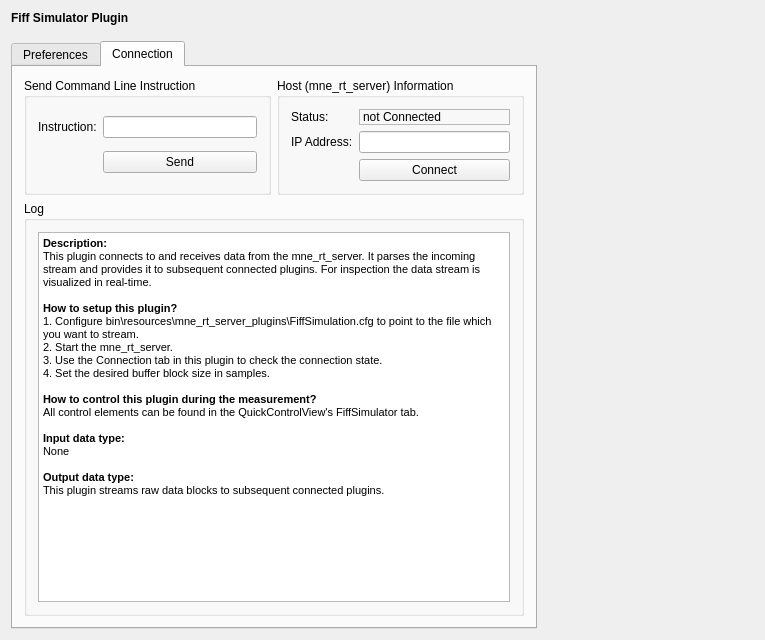
<?xml version="1.0" encoding="UTF-8"?>
<ui version="4.0">
 <class>FiffSimulatorSetupWidgetClass</class>
 <widget class="QWidget" name="FiffSimulatorSetupWidgetClass">
  <property name="geometry">
   <rect>
    <x>0</x>
    <y>0</y>
    <width>765</width>
    <height>640</height>
   </rect>
  </property>
  <property name="windowTitle">
   <string>RTServerSetupClass</string>
  </property>
  <layout class="QVBoxLayout" name="verticalLayout">
   <item>
    <widget class="QLabel" name="label">
     <property name="font">
      <font>
       <weight>75</weight>
       <bold>true</bold>
      </font>
     </property>
     <property name="text">
      <string>Fiff Simulator Plugin</string>
     </property>
    </widget>
   </item>
   <item>
    <spacer name="verticalSpacer_2">
     <property name="orientation">
      <enum>Qt::Vertical</enum>
     </property>
     <property name="sizeType">
      <enum>QSizePolicy::Fixed</enum>
     </property>
     <property name="sizeHint" stdset="0">
      <size>
       <width>20</width>
       <height>10</height>
      </size>
     </property>
    </spacer>
   </item>
   <item>
    <widget class="QTabWidget" name="tabWidget">
     <property name="sizePolicy">
      <sizepolicy hsizetype="Maximum" vsizetype="Expanding">
       <horstretch>0</horstretch>
       <verstretch>0</verstretch>
      </sizepolicy>
     </property>
     <property name="currentIndex">
      <number>1</number>
     </property>
     <widget class="QWidget" name="tab_pref">
      <attribute name="title">
       <string>Preferences</string>
      </attribute>
      <layout class="QVBoxLayout" name="verticalLayout_2">
       <item>
        <layout class="QGridLayout" name="m_qGridLayout_main">
         <property name="spacing">
          <number>3</number>
         </property>
         <item row="0" column="0">
          <widget class="QGroupBox" name="m_qGroupBox_MneRtClientProperties">
           <property name="title">
            <string>Properties</string>
           </property>
           <layout class="QGridLayout" name="gridLayout">
            <item row="4" column="0">
             <widget class="QLabel" name="m_qLabel_sps_description">
              <property name="sizePolicy">
               <sizepolicy hsizetype="Minimum" vsizetype="Minimum">
                <horstretch>0</horstretch>
                <verstretch>0</verstretch>
               </sizepolicy>
              </property>
              <property name="layoutDirection">
               <enum>Qt::LeftToRight</enum>
              </property>
              <property name="text">
               <string>Sampling Rate [sps]:</string>
              </property>
             </widget>
            </item>
            <item row="4" column="1">
             <widget class="QLabel" name="m_qLabel_sps">
              <property name="frameShape">
               <enum>QFrame::StyledPanel</enum>
              </property>
              <property name="text">
               <string/>
              </property>
             </widget>
            </item>
            <item row="3" column="1">
             <widget class="QLineEdit" name="m_qLineEdit_BufferSize">
              <property name="text">
               <string/>
              </property>
             </widget>
            </item>
            <item row="3" column="0">
             <widget class="QLabel" name="m_qLabel_BufferSize">
              <property name="text">
               <string>Buffer [samples]:</string>
              </property>
             </widget>
            </item>
           </layout>
          </widget>
         </item>
         <item row="1" column="0">
          <widget class="QTextBrowser" name="textBrowser">
           <property name="html">
            <string>&lt;!DOCTYPE HTML PUBLIC &quot;-//W3C//DTD HTML 4.0//EN&quot; &quot;http://www.w3.org/TR/REC-html40/strict.dtd&quot;&gt;
&lt;html&gt;&lt;head&gt;&lt;meta name=&quot;qrichtext&quot; content=&quot;1&quot; /&gt;&lt;style type=&quot;text/css&quot;&gt;
p, li { white-space: pre-wrap; }
&lt;/style&gt;&lt;/head&gt;&lt;body style=&quot; font-family:'MS Shell Dlg 2'; font-size:8.25pt; font-weight:400; font-style:normal;&quot;&gt;
&lt;p style=&quot; margin-top:0px; margin-bottom:0px; margin-left:0px; margin-right:0px; -qt-block-indent:0; text-indent:0px;&quot;&gt;&lt;span style=&quot; font-size:8pt; font-weight:600;&quot;&gt;How to use this plugin?&lt;/span&gt;&lt;/p&gt;
&lt;p style=&quot; margin-top:0px; margin-bottom:0px; margin-left:0px; margin-right:0px; -qt-block-indent:0; text-indent:0px;&quot;&gt;&lt;span style=&quot; font-size:8pt;&quot;&gt;1. start mne_rt_server&lt;/span&gt;&lt;/p&gt;
&lt;p style=&quot; margin-top:0px; margin-bottom:0px; margin-left:0px; margin-right:0px; -qt-block-indent:0; text-indent:0px;&quot;&gt;&lt;span style=&quot; font-size:8pt;&quot;&gt;2. drag this plug-in to the stage&lt;/span&gt;&lt;/p&gt;&lt;/body&gt;&lt;/html&gt;</string>
           </property>
          </widget>
         </item>
         <item row="2" column="0">
          <spacer name="horizontalSpacer_2">
           <property name="orientation">
            <enum>Qt::Horizontal</enum>
           </property>
           <property name="sizeType">
            <enum>QSizePolicy::Minimum</enum>
           </property>
           <property name="sizeHint" stdset="0">
            <size>
             <width>500</width>
             <height>20</height>
            </size>
           </property>
          </spacer>
         </item>
        </layout>
       </item>
      </layout>
     </widget>
     <widget class="QWidget" name="tab_con">
      <attribute name="title">
       <string>Connection</string>
      </attribute>
      <layout class="QVBoxLayout" name="verticalLayout_3">
       <item>
        <layout class="QGridLayout" name="gridLayout_3">
         <item row="3" column="1">
          <widget class="QGroupBox" name="m_qGroupBox_log">
           <property name="title">
            <string>Log</string>
           </property>
           <layout class="QGridLayout" name="gridLayout_4">
            <item row="0" column="0">
             <widget class="QTextBrowser" name="m_qTextBrowser_ServerMessage">
              <property name="html">
               <string>&lt;!DOCTYPE HTML PUBLIC &quot;-//W3C//DTD HTML 4.0//EN&quot; &quot;http://www.w3.org/TR/REC-html40/strict.dtd&quot;&gt;
&lt;html&gt;&lt;head&gt;&lt;meta name=&quot;qrichtext&quot; content=&quot;1&quot; /&gt;&lt;style type=&quot;text/css&quot;&gt;
p, li { white-space: pre-wrap; }
&lt;/style&gt;&lt;/head&gt;&lt;body style=&quot; font-family:'MS Shell Dlg 2'; font-size:8.25pt; font-weight:400; font-style:normal;&quot;&gt;
&lt;p style=&quot; margin-top:0px; margin-bottom:0px; margin-left:0px; margin-right:0px; -qt-block-indent:0; text-indent:0px;&quot;&gt;&lt;span style=&quot; font-weight:600;&quot;&gt;Description:&lt;/span&gt;&lt;/p&gt;
&lt;p style=&quot; margin-top:0px; margin-bottom:0px; margin-left:0px; margin-right:0px; -qt-block-indent:0; text-indent:0px;&quot;&gt;This plugin connects to and receives data from the mne_rt_server. It parses the incoming stream and provides it to subsequent connected plugins. For inspection the data stream is visualized in real-time.&lt;/p&gt;
&lt;p style=&quot;-qt-paragraph-type:empty; margin-top:0px; margin-bottom:0px; margin-left:0px; margin-right:0px; -qt-block-indent:0; text-indent:0px;&quot;&gt;&lt;br /&gt;&lt;/p&gt;
&lt;p style=&quot; margin-top:0px; margin-bottom:0px; margin-left:0px; margin-right:0px; -qt-block-indent:0; text-indent:0px;&quot;&gt;&lt;span style=&quot; font-weight:600;&quot;&gt;How to setup this plugin?&lt;/span&gt;&lt;/p&gt;
&lt;p style=&quot; margin-top:0px; margin-bottom:0px; margin-left:0px; margin-right:0px; -qt-block-indent:0; text-indent:0px;&quot;&gt;1. Configure bin\resources\mne_rt_server_plugins\FiffSimulation.cfg to point to the file which you want to stream.&lt;/p&gt;
&lt;p style=&quot; margin-top:0px; margin-bottom:0px; margin-left:0px; margin-right:0px; -qt-block-indent:0; text-indent:0px;&quot;&gt;2. Start the mne_rt_server.&lt;/p&gt;
&lt;p style=&quot; margin-top:0px; margin-bottom:0px; margin-left:0px; margin-right:0px; -qt-block-indent:0; text-indent:0px;&quot;&gt;3. Use the Connection tab in this plugin to check the connection state.&lt;/p&gt;
&lt;p style=&quot; margin-top:0px; margin-bottom:0px; margin-left:0px; margin-right:0px; -qt-block-indent:0; text-indent:0px;&quot;&gt;4. Set the desired buffer block size in samples.&lt;/p&gt;
&lt;p style=&quot;-qt-paragraph-type:empty; margin-top:0px; margin-bottom:0px; margin-left:0px; margin-right:0px; -qt-block-indent:0; text-indent:0px;&quot;&gt;&lt;br /&gt;&lt;/p&gt;
&lt;p style=&quot; margin-top:0px; margin-bottom:0px; margin-left:0px; margin-right:0px; -qt-block-indent:0; text-indent:0px;&quot;&gt;&lt;span style=&quot; font-weight:600;&quot;&gt;How to control this plugin during the measurement?&lt;/span&gt;&lt;/p&gt;
&lt;p style=&quot; margin-top:0px; margin-bottom:0px; margin-left:0px; margin-right:0px; -qt-block-indent:0; text-indent:0px;&quot;&gt;All control elements can be found in the QuickControlView's FiffSimulator tab.&lt;/p&gt;
&lt;p style=&quot;-qt-paragraph-type:empty; margin-top:0px; margin-bottom:0px; margin-left:0px; margin-right:0px; -qt-block-indent:0; text-indent:0px;&quot;&gt;&lt;br /&gt;&lt;/p&gt;
&lt;p style=&quot; margin-top:0px; margin-bottom:0px; margin-left:0px; margin-right:0px; -qt-block-indent:0; text-indent:0px;&quot;&gt;&lt;span style=&quot; font-weight:600;&quot;&gt;Input data type:&lt;/span&gt;&lt;/p&gt;
&lt;p style=&quot; margin-top:0px; margin-bottom:0px; margin-left:0px; margin-right:0px; -qt-block-indent:0; text-indent:0px;&quot;&gt;None&lt;/p&gt;
&lt;p style=&quot;-qt-paragraph-type:empty; margin-top:0px; margin-bottom:0px; margin-left:0px; margin-right:0px; -qt-block-indent:0; text-indent:0px;&quot;&gt;&lt;br /&gt;&lt;/p&gt;
&lt;p style=&quot; margin-top:0px; margin-bottom:0px; margin-left:0px; margin-right:0px; -qt-block-indent:0; text-indent:0px;&quot;&gt;&lt;span style=&quot; font-weight:600;&quot;&gt;Output data type:&lt;/span&gt;&lt;/p&gt;
&lt;p style=&quot; margin-top:0px; margin-bottom:0px; margin-left:0px; margin-right:0px; -qt-block-indent:0; text-indent:0px;&quot;&gt;This plugin streams raw data blocks to subsequent connected plugins.&lt;/p&gt;&lt;/body&gt;&lt;/html&gt;</string>
              </property>
             </widget>
            </item>
           </layout>
          </widget>
         </item>
         <item row="0" column="1">
          <layout class="QHBoxLayout" name="horizontalLayout_2">
           <item>
            <widget class="QGroupBox" name="m_qGroupBox_Send">
             <property name="maximumSize">
              <size>
               <width>250</width>
               <height>16777215</height>
              </size>
             </property>
             <property name="title">
              <string>Send Command Line Instruction</string>
             </property>
             <layout class="QGridLayout" name="gridLayout_6">
              <item row="0" column="0">
               <widget class="QLabel" name="m_qLabel_Instruction">
                <property name="text">
                 <string>Instruction:</string>
                </property>
               </widget>
              </item>
              <item row="0" column="2">
               <widget class="QLineEdit" name="m_qLineEdit_SendCLI"/>
              </item>
              <item row="1" column="2">
               <widget class="QPushButton" name="m_qPushButton_SendCLI">
                <property name="text">
                 <string>Send</string>
                </property>
               </widget>
              </item>
             </layout>
            </widget>
           </item>
           <item>
            <widget class="QGroupBox" name="m_qGroupBox_rtServerInfo">
             <property name="maximumSize">
              <size>
               <width>250</width>
               <height>16777215</height>
              </size>
             </property>
             <property name="title">
              <string>Host (mne_rt_server) Information</string>
             </property>
             <layout class="QGridLayout" name="gridLayout_5">
              <item row="2" column="1">
               <widget class="QPushButton" name="m_qPushButton_Connect">
                <property name="text">
                 <string>Connect</string>
                </property>
               </widget>
              </item>
              <item row="0" column="0">
               <widget class="QLabel" name="m_qLabel_ConnectionStatusDescr">
                <property name="text">
                 <string>Status:</string>
                </property>
               </widget>
              </item>
              <item row="1" column="0">
               <widget class="QLabel" name="m_qLabel_Ip">
                <property name="text">
                 <string>IP Address:</string>
                </property>
               </widget>
              </item>
              <item row="0" column="1">
               <widget class="QLabel" name="m_qLabel_ConnectionStatus">
                <property name="frameShape">
                 <enum>QFrame::StyledPanel</enum>
                </property>
                <property name="frameShadow">
                 <enum>QFrame::Plain</enum>
                </property>
                <property name="text">
                 <string>not Connected</string>
                </property>
               </widget>
              </item>
              <item row="1" column="1">
               <widget class="QLineEdit" name="m_qLineEdit_Ip"/>
              </item>
             </layout>
            </widget>
           </item>
          </layout>
         </item>
        </layout>
       </item>
      </layout>
     </widget>
    </widget>
   </item>
  </layout>
 </widget>
 <layoutdefault spacing="6" margin="11"/>
 <resources/>
 <connections/>
</ui>
